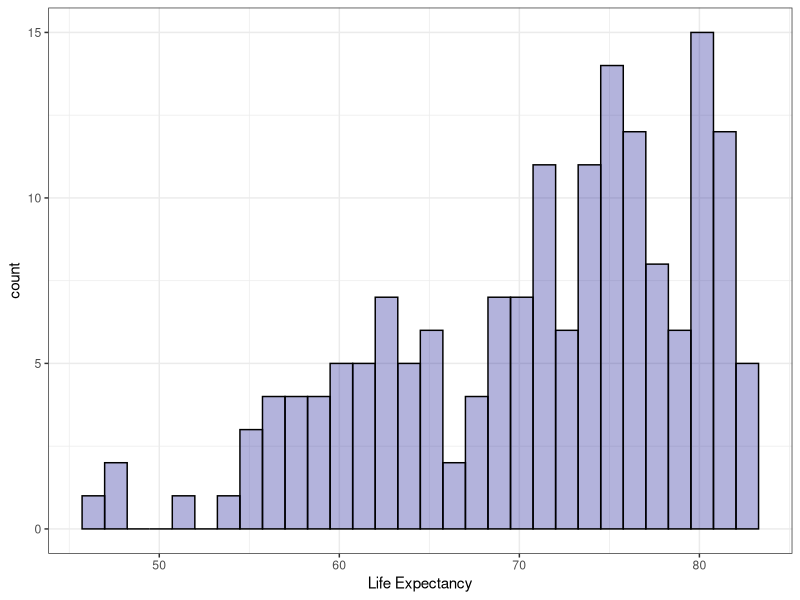
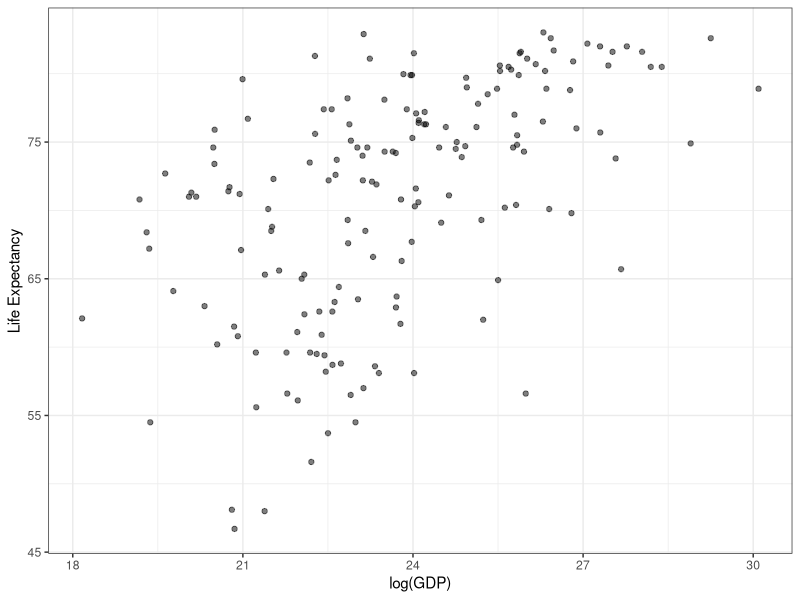
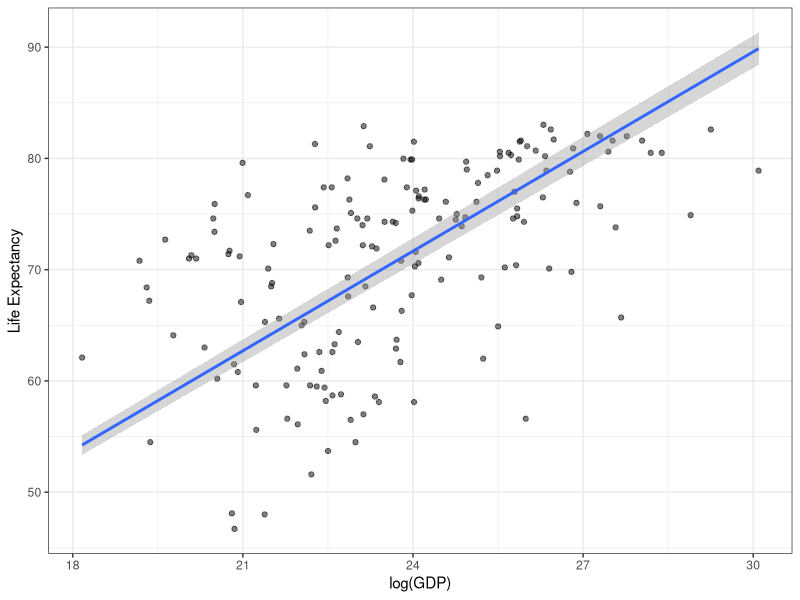
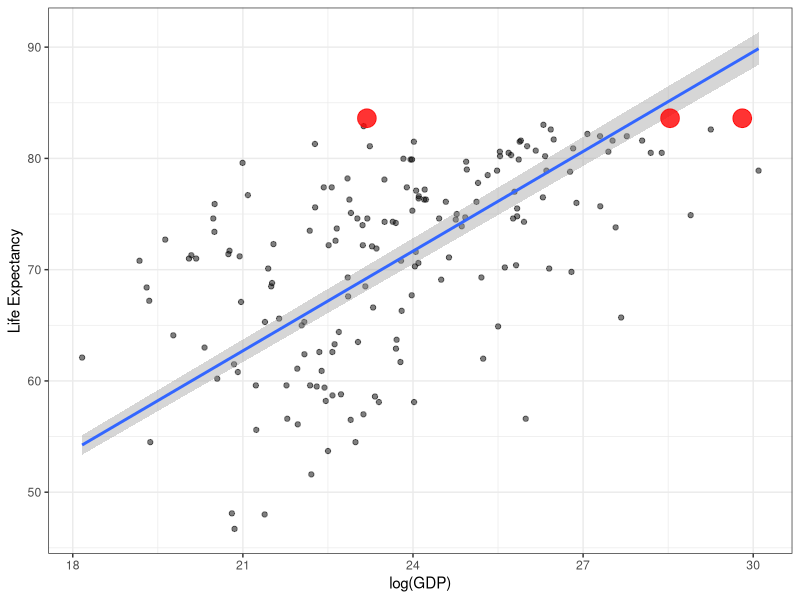
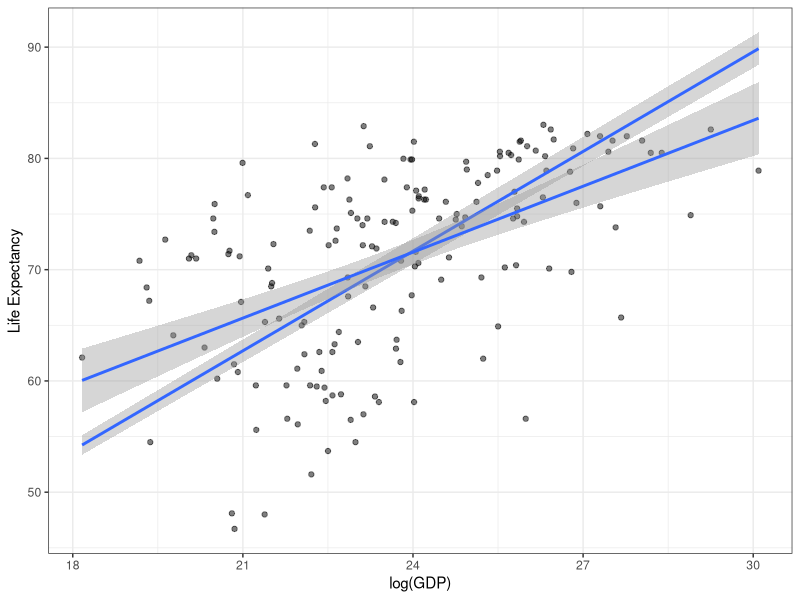
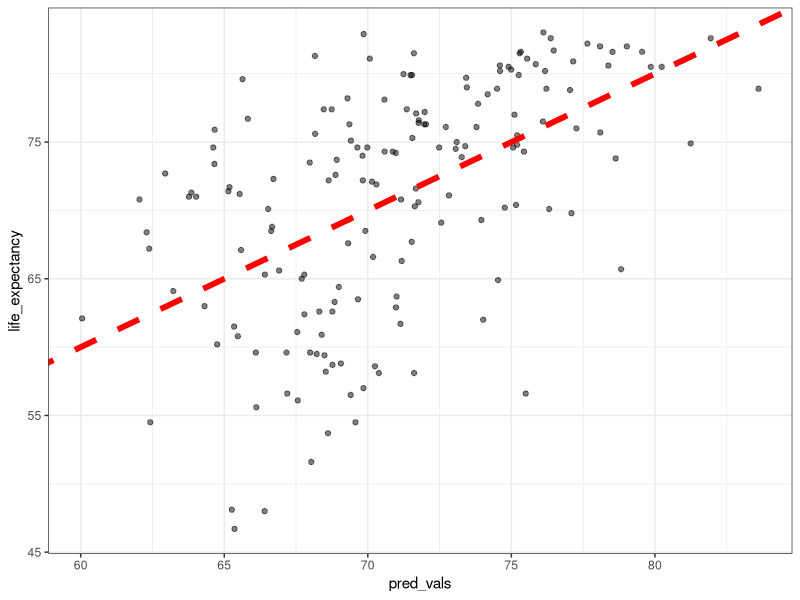
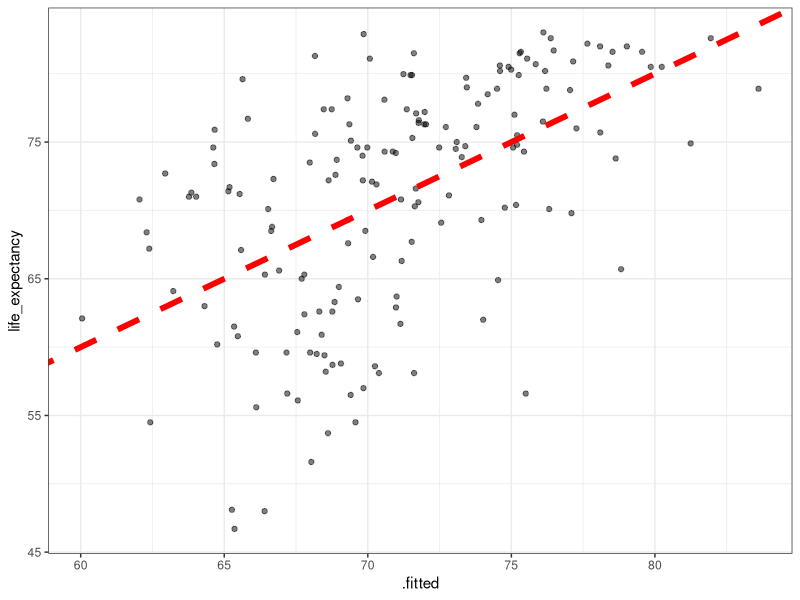
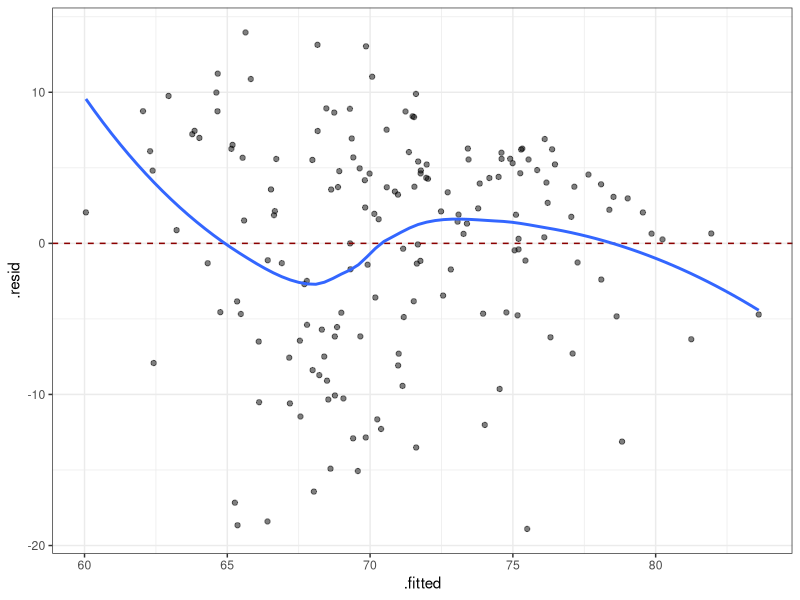

Reproduce these figures in R, in order.
# PURPOSE: Initial regression models of life expectancy


# Load the data -----------------------------------------------------------

library(tidyverse)
library(dslabs)
gapminder <- as_tibble(gapminder)
clean_gapminder <- gapminder %>%
  filter(year == 2011, !is.na(gdp)) %>%
  mutate(log_gdp = log(gdp))
clean_gapminder


# Model life expectancy ---------------------------------------------------

clean_gapminder %>%
  ggplot(aes(x = life_expectancy)) +
  geom_histogram(color = "black",
                 fill = "darkblue",
                 alpha = 0.3) +
  theme_bw() +
  labs(x = "Life Expectancy")

# Relationship between life exp. and log(GDP)
gdp_plot <- clean_gapminder %>%
  ggplot(aes(x = log_gdp,
             y = life_expectancy)) +
  geom_point(alpha = 0.5) +
  theme_bw() +
  labs(x = "log(GDP)",
       y = "Life Expectancy") 
gdp_plot

# Fit the model
init_lm <- lm(life_expectancy ~ log(gdp),
              data = clean_gapminder) # Life Exp. as a function of log(GDP)
summary(init_lm)

no_init_lm <- lm(life_expectancy ~ 0 + log(gdp),
              data = clean_gapminder) # Life Exp. as a function of log(GDP) (no intercept)

# Plot with no intercept (we do not shift the data)
gdp_plot <- clean_gapminder %>%
  ggplot(aes(x = log_gdp,
             y = life_expectancy)) +
  geom_point(alpha = 0.5) +
  geom_smooth(method = "lm",
              formula = "y ~ 0 + x") +
  theme_bw() +
  labs(x = "log(GDP)",
       y = "Life Expectancy") 
gdp_plot

# Find correlation, which matches the Multiple R^2
with(clean_gapminder, cor(log_gdp, life_expectancy))

with(clean_gapminder, cor(log_gdp, life_expectancy))^2

var(predict(init_lm)) / var(clean_gapminder$life_expectancy) # R^2 ~ prop. of the variance of Y exp. by X


# Making predictions ------------------------------------------------------

# Training data
train_preds <- predict(init_lm)

# Predictions on new data
us_data <- clean_gapminder %>%
  filter(country == "United States")

new_us_data <- us_data %>%
  dplyr::select(country, gdp) %>%
  slice(rep(1,3)) %>% # Make 3 copies of the row
  mutate(adj_factor = c(0.001, 0.21, 0.75),
         log_gdp = log(gdp * adj_factor))

# Create new col with predictions
new_us_data$pred_life_expectancy <-
  predict(init_lm, newdata = new_us_data)
  
# Plot the predictions on top of the log(gdp) plot
gdp_plot + geom_point(data = new_us_data,
                      aes(x = log_gdp,
                          y = pred_life_expectancy),
                      color = "red",
                      size = 6,
                      alpha = 0.8)

# Create a lin. regression line
gdp_plot + geom_smooth(method = "lm")

# If predictions matched obs. data, they would fall on the dotted line
clean_gapminder %>%
  mutate(pred_vals = init_lm$fitted.values) %>%
  ggplot(aes(x = pred_vals,
             y = life_expectancy)) + 
  geom_point(alpha = 0.5) +
  geom_abline(slope = 1, 
              intercept = 0, 
              linetype = "dashed",
              color = "red", 
              size = 2) +
  theme_bw()

# Efficient way to add model information to the dataset
clean_gapminder <-
  broom::augment(init_lm, clean_gapminder) # Adds residuals, pred. values, etc.

# Able to plot without creating a new column for fitted values (no mutate)
clean_gapminder %>%
  ggplot(aes(x = .fitted,
             y = life_expectancy)) + 
  geom_point(alpha = 0.5) +
  geom_abline(slope = 1, 
              intercept = 0, 
              linetype = "dashed",
              color = "red", 
              size = 2) +
  theme_bw()

# Plot the residuals against pred. values
clean_gapminder %>%
  ggplot(aes(x = .fitted, 
             y = .resid)) +
  geom_point(alpha = 0.5) +
  geom_hline(yintercept = 0,
             linetype = "dashed",
             color = "darkred") +
  geom_smooth(se = FALSE) + # Plot the residual mean
  theme_bw()


# Multiple regression -----------------------------------------------------

multi_lm <- lm(life_expectancy ~ log_gdp + fertility,
               data = clean_gapminder)

summary(multi_lm) # Ex: for every one unit increase, log_gdp inc. by 0.8347, but fertility is UNCHANGED
